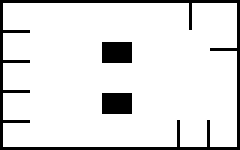
#> input picture image_source/dogniel_map_grid.png, 80 x 50 px, found by its file name (shown 3 times larger)
$ python path_planner.py
#> lines starting #> are read from the running program, lines starting #| are printed output that depends on the picture; after the words box and inside, x2 and y2 are one past the last pixel; in counts of white or black regions, pixels touching at a corner belong together
import cv2
import sys
import numpy as np


#import matplotlib.pyplot as plt
png_img = cv2.imread('/home/jun/ros-repo-1/image_source/dogniel_map_grid.png',cv2.COLOR_BGR2GRAY)
#> png_img: shape (50, 80); values 0 (black) and 205 (white), 88.3% white; 3 black regions, box (x1, y1, x2, y2) and area: (0, 0, 80, 50) 328, (34, 14, 44, 21) 70, (34, 31, 44, 38) 70
#plt.imshow(png_img)
def inflation_generator(x, y, map):
    rows = x
    cols = y
    # 상하좌우 방향 (위, 아래, 왼쪽, 오른쪽)
    directions = [(-1, 0), (1, 0), (0, -1), (0, 1)]
    # 변경 상태를 추적하는 배열
    changed = True  # 변경이 있을 때까지 반복
    while changed:
        changed = False
        # 새로운 행렬을 저장할 numpy 배열 (한 번 변경할 때마다 갱신)
        new_matrix = map.copy()  # map의 복사본을 생성 (numpy의 copy 사용)
        # 행렬을 순회
        for i in range(rows):
            for j in range(cols):
                if map[i][j] == 1:  # 1은 벽을 의미
                    # '1'에 인접한 '0'을 찾음
                    for di, dj in directions:
                        ni, nj = i + di, j + dj
                        if 0 <= ni < rows and 0 <= nj < cols and map[ni][nj] == 0:
                            # 인접한 '0'을 '3'으로 변경
                            if new_matrix[ni][nj] == 0:  # 변경되지 않은 '0'에 대해서만
                                new_matrix[ni][nj] = 3
                                changed = True  # 변경이 있으면 플래그 True로 설정
        # map을 new_matrix로 갱신
        map = new_matrix.copy()  # 변경된 행렬로 갱신
    return map  # 최종 결과 반환
def map_change(map):
    origin_map = np.array(map)  # 이미지를 가져와 맵을 만들 데이터로 분리
    height = origin_map.shape[0]  # 높이
#> height = 50
    width = origin_map.shape[1]  # 넓이
#> width = 80
    for i in range(height):  # 행
        for j in range(width):  # 열
            point = origin_map[i][j]
            if point == 0:  # 각 행열칸에 들어있는 값이 0인 경우 벽
                origin_map[i][j] = 1  # 벽은 1
            elif point == 205:  # 길은 205로 표시되어 있다면
                origin_map[i][j] = 0  # 길은 0
    inflation_map = inflation_generator(height, width, origin_map)
#> the loop in inflation_generator, `while changed:` made 2 passes
#> pass 1, in inflation_generator, `map = new_matrix.copy()`:
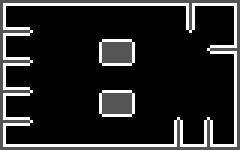
#> map: shape (50, 80) (shown 3 times larger); min 0, max 3, mean 0.45; drawn with min black and max white
    return inflation_map
transmap = map_change(png_img)
class Astar:
    def __init__(self, parent=None, position=None):
        self.parent = parent
        self.position = position
        self.g = 0
        self.h = 0
        self.f = 0
    def __eq__(self, other):
        return self.position == other.position
    def heuristic(self, node, goal, D=1, D2=2 ** 0.5):  # Diagonal Distance
        dx = abs(node.position[0] - goal.position[0])
        dy = abs(node.position[1] - goal.position[1])
        return D * (dx + dy)
    def is_safe_from_obstacles(self, maze, position):
        x, y = position  # x는 세로(행), y는 가로(열)
        # 주변 7칸 범위 확인 (상하좌우 3칸, 대각선 포함)
        # x - 3부터 x + 3 (세로 방향), y - 3부터 y + 3 (가로 방향)
        for i in range(max(0, x - 3), min(len(maze), x + 3)):  # 세로 방향: x - 3부터 x + 3까지 범위
            for j in range(max(0, y - 3), min(len(maze[0]), y + 3)):  # 가로 방향: y - 3부터 y + 3까지 범위
                # 장애물인 경우 (1 또는 3)
                if maze[i][j] == 1 or maze[i][j] == 3:
                    return False  # 장애물이 있는 위치는 안전하지 않음
        return True  # 장애물이 없다면 안전한 위치
    def aStar(self, maze, start, end):
#> called with start = (24, 69), end = (6, 15)
        startNode = Astar(None, start)
        endNode = Astar(None, end)
        openList = []
        closedList = []
        openList.append(startNode)
        while openList:
            currentNode = openList[0]
            currentIdx = 0
            # 가장 적은 f 값을 가진 노드를 선택
            for index, item in enumerate(openList):
                if item.f < currentNode.f:
                    currentNode = item
                    currentIdx = index
            openList.pop(currentIdx)
            closedList.append(currentNode)
            # 목표 지점에 도달하면 경로 반환
            if currentNode == endNode:
                path = []
                current = currentNode
                while current is not None:
                    x, y = current.position
                    maze[x][y] = 2  # 경로 표시
                    path.append(current.position)
                    current = current.parent
                return path[::-1]  # reverse path to get correct order
            children = []
            # 4방향으로 이동 (상, 하, 좌, 우)
            for newPosition in [(0, -1), (0, 1), (-1, 0), (1, 0)]:
                nodePosition = (
                    currentNode.position[0] + newPosition[0],  # X
                    currentNode.position[1] + newPosition[1])  # Y
                # 미로 maze index 범위 안에 있어야함
                within_range_criteria = [
                    nodePosition[0] > (len(maze) - 1),
                    nodePosition[0] < 0,
                    nodePosition[1] > (len(maze[len(maze) - 1]) - 1),
                    nodePosition[1] < 0,
                ]
                if any(within_range_criteria):  # 하나라도 true면 범위 밖임
                    continue
                # 장애물이 있으면 다른 위치 불러오기
                if maze[nodePosition[0]][nodePosition[1]] != 0:
                    continue
                # 2칸 이내에 1이나 3이 없으면 자식으로 추가
                if not self.is_safe_from_obstacles(maze, nodePosition):
                    continue
                new_node = Astar(currentNode, nodePosition)
                children.append(new_node)
            # 자식들 모두 loop
            for child in children:
                # 자식이 closedList에 있으면 continue
                if child in closedList:
                    continue
                # f, g, h값 업데이트
                child.g = currentNode.g + 1
                child.h = ((child.position[0] - endNode.position[0]) ** 2) + ((child.position[1] - endNode.position[1]) ** 2)
                child.f = child.g + child.h
                # 자식이 openList에 있으고, g값이 더 크면 continue
                if len([openNode for openNode in openList if child == openNode and child.g > openNode.g]) > 0:
                    continue
                openList.append(child)
#> after the loop, closedList = 75 items; openList = 110 items
    def run(self, maze, start, end):
        path = self.aStar(maze, start, end)
#> path = 73 pairs, first value 6 to 24, second value 15 to 69
        return maze, path
def main():
    path_list = []
    transmap = map_change(png_img)
    temp_map = transmap
    make_route = Astar()
    start = (24,69) #시작 위치
    end = (6, 15) # 도착 위치
    result, path = make_route.run(temp_map , start, end)
    for index, item in enumerate(path):
        #print("좌표 : ", item)
        path_list.append(item)
#> this loop made 73 passes
#> item on passes 1 to 12: (24, 69), (24, 68), (24, 67), (24, 66), (24, 65), (24, 64), (24, 63), (24, 62), (24, 61), (24, 60), (24, 59), (24, 58)
#> after the loop, path_list has the same summary as path in run
    print(path_list)
#> (printed output is left out)
    np.savetxt('plan_map_6.txt',result.astype(int),fmt="%.0f")

if __name__ == '__main__':
    main()
